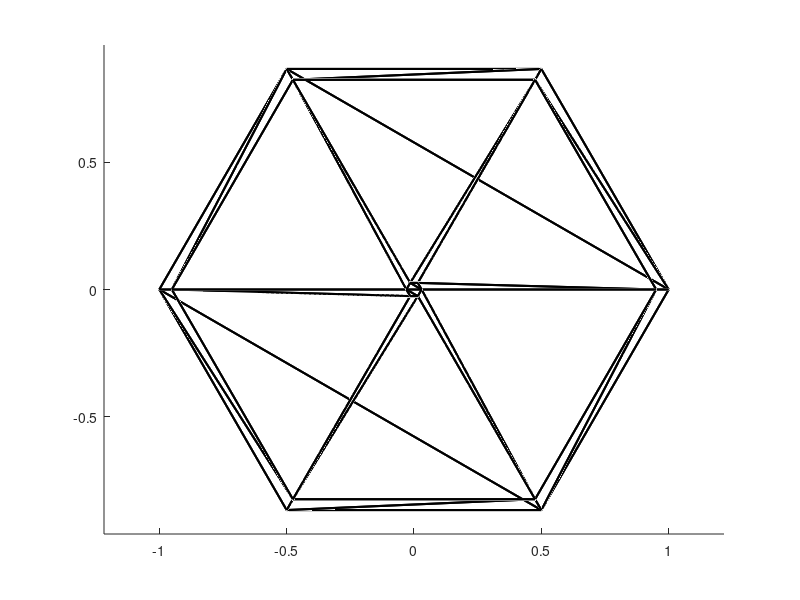

Recreate this plot in MATLAB.
clear; close all; clc;

vertex = [
+0.0300,+0.0000,+1.9200;
+0.0150,+0.0259,+1.9200;
-0.0150,+0.0259,+1.9200;
-0.0300,-0.0000,+1.9200;
-0.0150,-0.0259,+1.9200;
+0.0150,-0.0259,+1.9200;
+0.9509,+0.0000,+0.4200;
+0.4754,+0.8235,+0.4200;
-0.4754,+0.8235,+0.4200;
-0.9509,-0.0000,+0.4200;
-0.4754,-0.8235,+0.4200;
+0.4754,-0.8235,+0.4200;
+1.0000,+0.0000,+0.3000;
+0.5000,+0.8660,+0.3000;
-0.5000,+0.8660,+0.3000;
-1.0000,-0.0000,+0.3000;
-0.5000,-0.8660,+0.3000;
+0.5000,-0.8660,+0.3000;
+1.0000,+0.0000,+0.0000;
+0.5000,+0.8660,+0.0000;
-0.5000,+0.8660,+0.0000;
-1.0000,-0.0000,+0.0000;
-0.5000,-0.8660,+0.0000;
+0.5000,-0.8660,+0.0000;
];
face = [
0,1,2;
0,2,3;
3,4,5;
3,5,0;
0,6,1;
6,7,1;
1,7,2;
7,8,2;
2,8,3;
8,9,3;
3,9,4;
9,10,4;
4,10,5;
10,11,5;
5,11,0;
11,6,0;
6,12,7;
12,13,7;
7,13,8;
13,14,8;
8,14,9;
14,15,9;
9,15,10;
15,16,10;
10,16,11;
16,17,11;
11,17,6;
17,12,6;
12,18,13;
18,19,13;
13,19,14;
19,20,14;
14,20,15;
20,21,15;
15,21,16;
21,22,16;
16,22,17;
22,23,17;
17,23,12;
23,18,12;
18,20,19;
18,21,20;
21,23,22;
21,18,23;
];

figure(1); clf;
hold on;
axis equal;
for i = 1:size(face,1)
    v = vertex(face(i, :)+1, :);
    plot3([v(1,1), v(2,1)], [v(1,2), v(2,2)], [v(1,3), v(2,3)], ...
        'k', 'linewidth', 1.5);
    plot3([v(2,1), v(3,1)], [v(2,2), v(3,2)], [v(2,3), v(3,3)], ...
        'k', 'linewidth', 1.5);
    plot3([v(3,1), v(1,1)], [v(3,2), v(1,2)], [v(3,3), v(1,3)], ...
        'k', 'linewidth', 1.5);
end